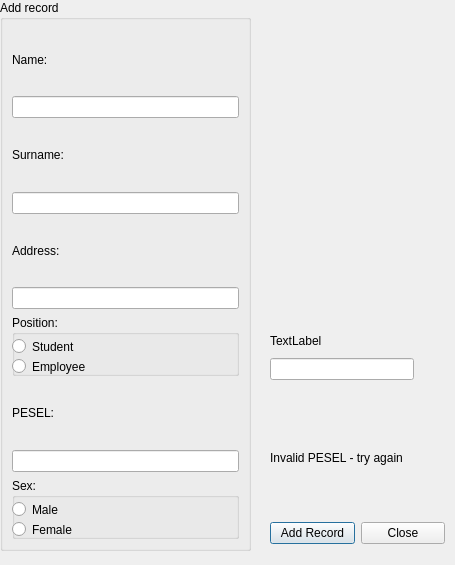
<?xml version="1.0" encoding="UTF-8"?>
<ui version="4.0">
 <class>AddRecordForm</class>
 <widget class="QDialog" name="AddRecordForm">
  <property name="geometry">
   <rect>
    <x>0</x>
    <y>0</y>
    <width>455</width>
    <height>565</height>
   </rect>
  </property>
  <property name="windowTitle">
   <string>Dialog</string>
  </property>
  <widget class="QWidget" name="layoutWidget">
   <property name="geometry">
    <rect>
     <x>270</x>
     <y>520</y>
     <width>175</width>
     <height>27</height>
    </rect>
   </property>
   <layout class="QHBoxLayout" name="horizontalLayout">
    <item>
     <widget class="QPushButton" name="pushButton_addrecord">
      <property name="text">
       <string>Add Record</string>
      </property>
     </widget>
    </item>
    <item>
     <widget class="QPushButton" name="pushButton_close">
      <property name="text">
       <string>Close</string>
      </property>
     </widget>
    </item>
   </layout>
  </widget>
  <widget class="QGroupBox" name="groupBox">
   <property name="geometry">
    <rect>
     <x>0</x>
     <y>0</y>
     <width>251</width>
     <height>551</height>
    </rect>
   </property>
   <property name="title">
    <string>Add record</string>
   </property>
   <layout class="QVBoxLayout" name="verticalLayout_2">
    <item>
     <layout class="QVBoxLayout" name="verticalLayout">
      <item>
       <widget class="QLabel" name="label_name">
        <property name="text">
         <string>Name:</string>
        </property>
       </widget>
      </item>
      <item>
       <widget class="QLineEdit" name="lineEdit_name"/>
      </item>
      <item>
       <widget class="QLabel" name="label_surname">
        <property name="text">
         <string>Surname:</string>
        </property>
       </widget>
      </item>
      <item>
       <widget class="QLineEdit" name="lineEdit_surname"/>
      </item>
      <item>
       <widget class="QLabel" name="label_address">
        <property name="text">
         <string>Address:</string>
        </property>
       </widget>
      </item>
      <item>
       <widget class="QLineEdit" name="lineEdit_address"/>
      </item>
      <item>
       <widget class="QGroupBox" name="groupBox_2_position">
        <property name="title">
         <string>Position:</string>
        </property>
        <widget class="QRadioButton" name="radioButton_student">
         <property name="geometry">
          <rect>
           <x>0</x>
           <y>20</y>
           <width>215</width>
           <height>23</height>
          </rect>
         </property>
         <property name="text">
          <string>Student</string>
         </property>
        </widget>
        <widget class="QRadioButton" name="radioButton_employee">
         <property name="geometry">
          <rect>
           <x>0</x>
           <y>40</y>
           <width>215</width>
           <height>23</height>
          </rect>
         </property>
         <property name="text">
          <string>Employee</string>
         </property>
        </widget>
       </widget>
      </item>
      <item>
       <widget class="QLabel" name="label_pesel">
        <property name="text">
         <string>PESEL:</string>
        </property>
       </widget>
      </item>
      <item>
       <widget class="QLineEdit" name="lineEdit_pesel"/>
      </item>
      <item>
       <widget class="QGroupBox" name="groupBox_3_sex">
        <property name="title">
         <string>Sex:</string>
        </property>
        <widget class="QRadioButton" name="radioButton_male">
         <property name="geometry">
          <rect>
           <x>0</x>
           <y>20</y>
           <width>215</width>
           <height>23</height>
          </rect>
         </property>
         <property name="text">
          <string>Male</string>
         </property>
        </widget>
        <widget class="QRadioButton" name="radioButton_female">
         <property name="geometry">
          <rect>
           <x>0</x>
           <y>40</y>
           <width>215</width>
           <height>23</height>
          </rect>
         </property>
         <property name="text">
          <string>Female</string>
         </property>
        </widget>
       </widget>
      </item>
     </layout>
    </item>
   </layout>
  </widget>
  <widget class="QLabel" name="label_invalidpesel">
   <property name="geometry">
    <rect>
     <x>270</x>
     <y>450</y>
     <width>161</width>
     <height>16</height>
    </rect>
   </property>
   <property name="text">
    <string>Invalid PESEL - try again</string>
   </property>
  </widget>
  <widget class="QWidget" name="layoutWidget">
   <property name="geometry">
    <rect>
     <x>270</x>
     <y>330</y>
     <width>144</width>
     <height>50</height>
    </rect>
   </property>
   <layout class="QVBoxLayout" name="verticalLayout_3">
    <item>
     <widget class="QLabel" name="label_studentEmployeeValue">
      <property name="text">
       <string>TextLabel</string>
      </property>
     </widget>
    </item>
    <item>
     <widget class="QLineEdit" name="lineEdit_studentEmployeeValue"/>
    </item>
   </layout>
  </widget>
 </widget>
 <resources/>
 <connections/>
</ui>
